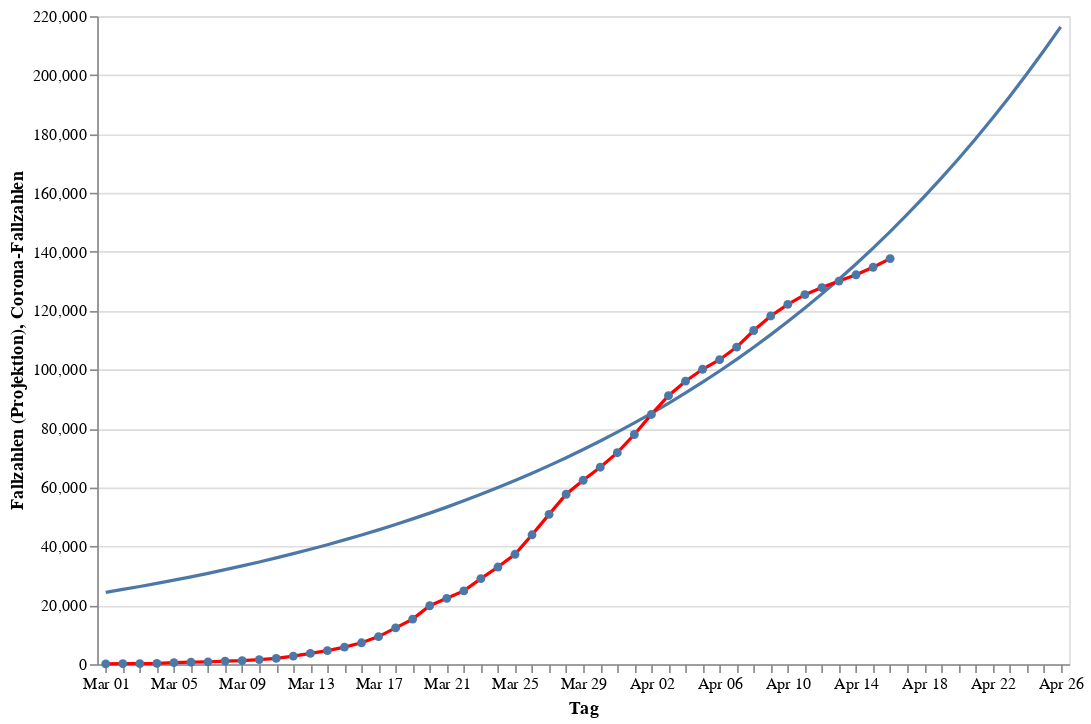

The cell this chart's notebook holds for it:
### Code cell
infections_chart = alt.Chart(data).mark_line(point=True, color="red").encode(
    alt.X("monthdate(day):O", title="Tag"),
    alt.Y("cases:Q", title="Corona-Fallzahlen"))
projection_chart = alt.Chart(projection_data).mark_line(point=False).encode(
    alt.X("monthdate(day):O", title="Tag"),
    alt.Y("curve:Q", title="Fallzahlen (Projektion)"))
(projection_chart + infections_chart).properties(width=600, height=400)

### Figure 1 — Vega-Lite specification as saved in the notebook (floating-point values rounded to 4 significant figures)
{"config": {"view": {"continuousWidth": 400, "continuousHeight": 300}}, "layer": [{"data": {"name": "data-92b6e2e6ec7b21a3c27b6823f2fe95fb"}, "mark": {"type": "line", "point": false}, "encoding": {"x": {"type": "ordinal", "field": "day", "timeUnit": "monthdate", "title": "Tag"}, "y": {"type": "quantitative", "field": "curve", "title": "Fallzahlen (Projektion)"}}}, {"data": {"name": "data-150a788a0ade4ece3c2528ab91e35b3d"}, "mark": {"type": "line", "color": "red", "point": true}, "encoding": {"x": {"type": "ordinal", "field": "day", "timeUnit": "monthdate", "title": "Tag"}, "y": {"type": "quantitative", "field": "cases", "title": "Corona-Fallzahlen"}}}], "height": 400, "width": 600, "$schema": "https://vega.github.io/schema/vega-lite/v4.0.2.json", "datasets": {"data-92b6e2e6ec7b21a3c27b6823f2fe95fb": [{"day": "2020-03-01T00:00:00", "curve": 24400.0}, {"day": "2020-03-02T00:00:00", "curve": 25380.0}, {"day": "2020-03-03T00:00:00", "curve": 26390.0}, {"day": "2020-03-04T00:00:00", "curve": 27440.0}, {"day": "2020-03-05T00:00:00", "curve": 28540.0}, {"day": "2020-03-06T00:00:00", "curve": 29670.0}, {"day": "2020-03-07T00:00:00", "curve": 30860.0}, {"day": "2020-03-08T00:00:00", "curve": 32090.0}, {"day": "2020-03-09T00:00:00", "curve": 33370.0}, {"day": "2020-03-10T00:00:00", "curve": 34700.0}, {"day": "2020-03-11T00:00:00", "curve": 36080.0}, {"day": "2020-03-12T00:00:00", "curve": 37520.0}, {"day": "2020-03-13T00:00:00", "curve": 39020.0}, {"day": "2020-03-14T00:00:00", "curve": 40570.0}, {"day": "2020-03-15T00:00:00", "curve": 42190.0}, {"day": "2020-03-16T00:00:00", "curve": 43870.0}, {"day": "2020-03-17T00:00:00", "curve": 45620.0}, {"day": "2020-03-18T00:00:00", "curve": 47440.0}, {"day": "2020-03-19T00:00:00", "curve": 49330.0}, {"day": "2020-03-20T00:00:00", "curve": 51290.0}, {"day": "2020-03-21T00:00:00", "curve": 53330.0}, {"day": "2020-03-22T00:00:00", "curve": 55460.0}, {"day": "2020-03-23T00:00:00", "curve": 57670.0}, {"day": "2020-03-24T00:00:00", "curve": 59960.0}, {"day": "2020-03-25T00:00:00", "curve": 62350.0}, {"day": "2020-03-26T00:00:00", "curve": 64830.0}, {"day": "2020-03-27T00:00:00", "curve": 67410.0}, {"day": "2020-03-28T00:00:00", "curve": 70090.0}, {"day": "2020-03-29T00:00:00", "curve": 72880.0}, {"day": "2020-03-30T00:00:00", "curve": 75780.0}, {"day": "2020-03-31T00:00:00", "curve": 78790.0}, {"day": "2020-04-01T00:00:00", "curve": 81930.0}, {"day": "2020-04-02T00:00:00", "curve": 85180.0}, {"day": "2020-04-03T00:00:00", "curve": 88570.0}, {"day": "2020-04-04T00:00:00", "curve": 92090.0}, {"day": "2020-04-05T00:00:00", "curve": 95750.0}, {"day": "2020-04-06T00:00:00", "curve": 99550.0}, {"day": "2020-04-07T00:00:00", "curve": 103500.0}, {"day": "2020-04-08T00:00:00", "curve": 107600.0}, {"day": "2020-04-09T00:00:00", "curve": 111900.0}, {"day": "2020-04-10T00:00:00", "curve": 116300.0}, {"day": "2020-04-11T00:00:00", "curve": 120900.0}, {"day": "2020-04-12T00:00:00", "curve": 125700.0}, {"day": "2020-04-13T00:00:00", "curve": 130700.0}, {"day": "2020-04-14T00:00:00", "curve": 135900.0}, {"day": "2020-04-15T00:00:00", "curve": 141300.0}, {"day": "2020-04-16T00:00:00", "curve": 146900.0}, {"day": "2020-04-17T00:00:00", "curve": 152700.0}, {"day": "2020-04-18T00:00:00", "curve": 158700.0}, {"day": "2020-04-19T00:00:00", "curve": 165000.0}, {"day": "2020-04-20T00:00:00", "curve": 171500.0}, {"day": "2020-04-21T00:00:00", "curve": 178300.0}, {"day": "2020-04-22T00:00:00", "curve": 185300.0}, {"day": "2020-04-23T00:00:00", "curve": 192700.0}, {"day": "2020-04-24T00:00:00", "curve": 200300.0}, {"day": "2020-04-25T00:00:00", "curve": 208200.0}, {"day": "2020-04-26T00:00:00", "curve": 216400.0}], "data-150a788a0ade4ece3c2528ab91e35b3d": [{"day": "2020-03-01T00:00:00", "cases": 130}, {"day": "2020-03-02T00:00:00", "cases": 165}, {"day": "2020-03-03T00:00:00", "cases": 203}, {"day": "2020-03-04T00:00:00", "cases": 262}, {"day": "2020-03-05T00:00:00", "cases": 545}, {"day": "2020-03-06T00:00:00", "cases": 670}, {"day": "2020-03-07T00:00:00", "cases": 800}, {"day": "2020-03-08T00:00:00", "cases": 1040}, {"day": "2020-03-09T00:00:00", "cases": 1224}, {"day": "2020-03-10T00:00:00", "cases": 1565}, {"day": "2020-03-11T00:00:00", "cases": 1966}, {"day": "2020-03-12T00:00:00", "cases": 2745}, {"day": "2020-03-13T00:00:00", "cases": 3675}, {"day": "2020-03-14T00:00:00", "cases": 4599}, {"day": "2020-03-15T00:00:00", "cases": 5813}, {"day": "2020-03-16T00:00:00", "cases": 7272}, {"day": "2020-03-17T00:00:00", "cases": 9367}, {"day": "2020-03-18T00:00:00", "cases": 12327}, {"day": "2020-03-19T00:00:00", "cases": 15320}, {"day": "2020-03-20T00:00:00", "cases": 19848}, {"day": "2020-03-21T00:00:00", "cases": 22364}, {"day": "2020-03-22T00:00:00", "cases": 24873}, {"day": "2020-03-23T00:00:00", "cases": 29056}, {"day": "2020-03-24T00:00:00", "cases": 32991}, {"day": "2020-03-25T00:00:00", "cases": 37323}, {"day": "2020-03-26T00:00:00", "cases": 43938}, {"day": "2020-03-27T00:00:00", "cases": 50871}, {"day": "2020-03-28T00:00:00", "cases": 57695}, {"day": "2020-03-29T00:00:00", "cases": 62435}, {"day": "2020-03-30T00:00:00", "cases": 66885}, {"day": "2020-03-31T00:00:00", "cases": 71808}, {"day": "2020-04-01T00:00:00", "cases": 77981}, {"day": "2020-04-02T00:00:00", "cases": 84794}, {"day": "2020-04-03T00:00:00", "cases": 91159}, {"day": "2020-04-04T00:00:00", "cases": 96092}, {"day": "2020-04-05T00:00:00", "cases": 100123}, {"day": "2020-04-06T00:00:00", "cases": 103375}, {"day": "2020-04-07T00:00:00", "cases": 107663}, {"day": "2020-04-08T00:00:00", "cases": 113296}, {"day": "2020-04-09T00:00:00", "cases": 118235}, {"day": "2020-04-10T00:00:00", "cases": 122171}, {"day": "2020-04-11T00:00:00", "cases": 125452}, {"day": "2020-04-12T00:00:00", "cases": 127854}, {"day": "2020-04-13T00:00:00", "cases": 130072}, {"day": "2020-04-14T00:00:00", "cases": 132210}, {"day": "2020-04-15T00:00:00", "cases": 134753}, {"day": "2020-04-16T00:00:00", "cases": 137698}]}}
